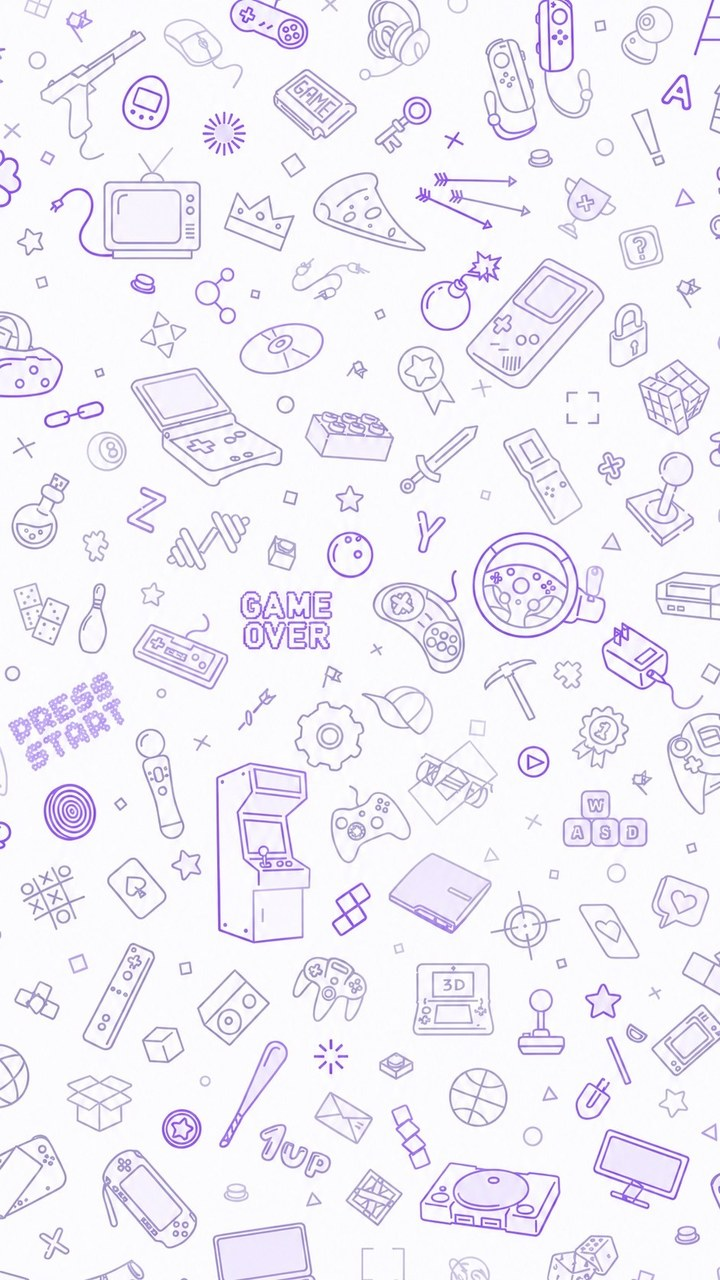
#> input picture resources/chat/chat_bg_light.jpg, 720 x 1280 px
$ python make_wallpaper_pattern.py
#> lines starting #> are read from the running program, lines starting #| are printed output that depends on the picture
#!/usr/bin/env python3
"""cut the doodle pattern of the chat wallpaper out of the light wallpaper picture, as an alpha mask, to resources/chat/chat_pattern.png

usage: tools/make_wallpaper_pattern.py   (needs pillow and numpy: python3 -m venv v && v/bin/pip install pillow numpy)
The light wallpaper (resources/chat/chat_bg_light.jpg) is purple line art on a near white ground. The coverage of a pixel is how far it is from the ground,
so the lines keep their weight and the ground becomes empty; the app fills the mask with the ink color of the wallpaper it draws, over any ground color.
"""
import os

import numpy as np
from PIL import Image

ROOT = os.path.normpath(os.path.join(os.path.dirname(os.path.abspath(__file__)), ".."))
SOURCE = os.path.join(ROOT, "resources", "chat", "chat_bg_light.jpg")
TARGET = os.path.join(ROOT, "resources", "chat", "chat_pattern.png")
# the ground of the picture is at most this far from white, and the darkest line this far from it
GROUND = 0.965
SPAN = 0.50


def main():
    picture = np.asarray(Image.open(SOURCE).convert("L"), dtype=np.float64) / 255.0
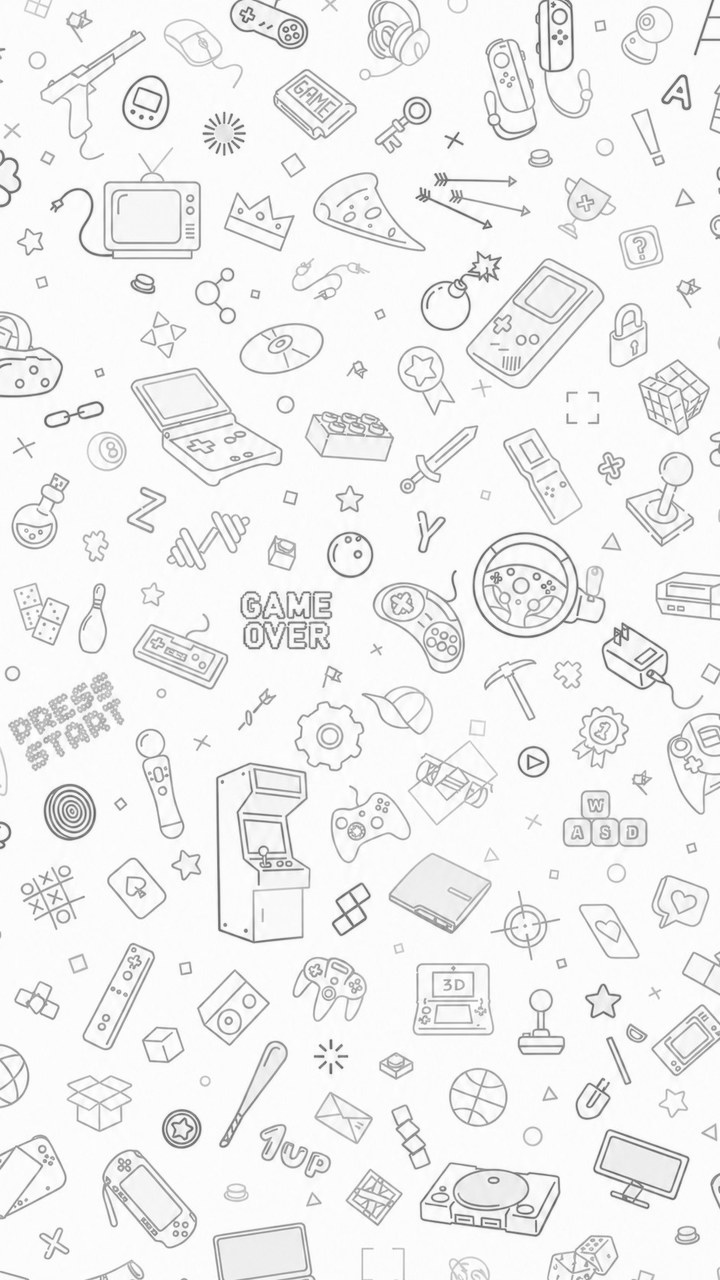
#> picture: shape (1280, 720) float64; min 0.318, max 1, mean 0.944
    coverage = np.clip((GROUND - picture) / SPAN, 0.0, 1.0)
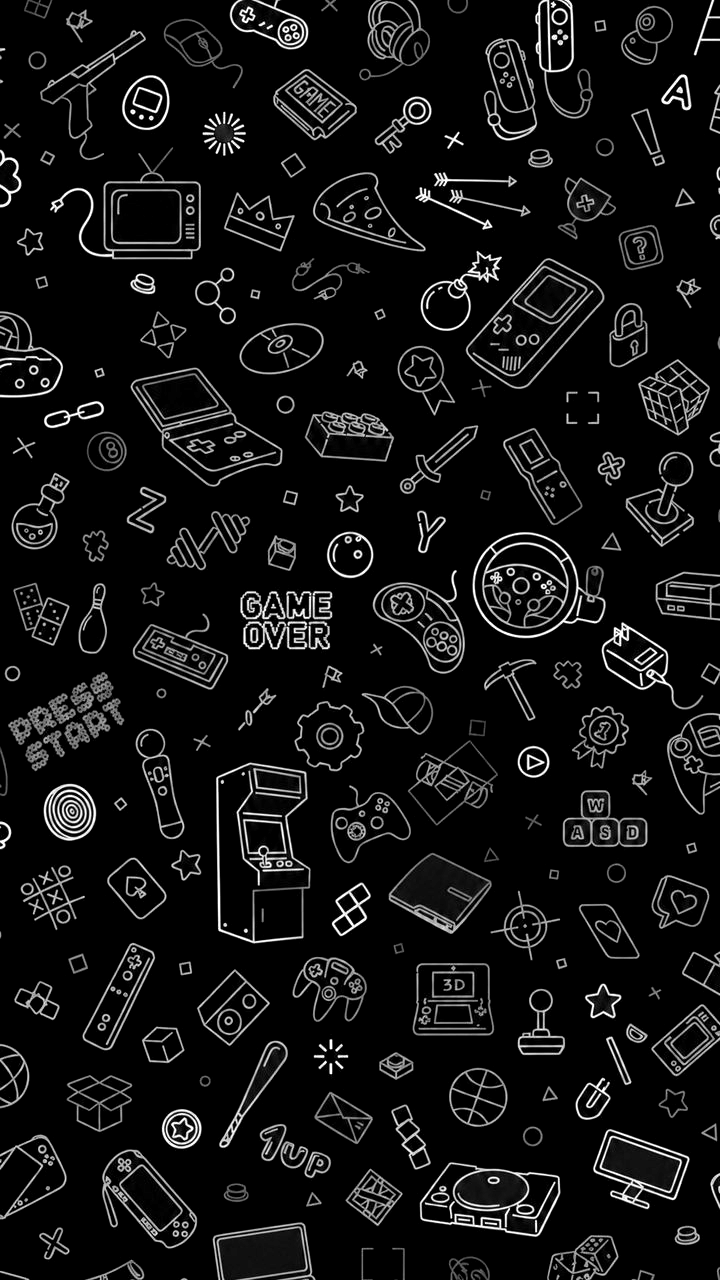
#> coverage: shape (1280, 720) float64; min 0, max 1, mean 0.0752
    alpha = (coverage * 255.0 + 0.5).astype(np.uint8)
    mask = Image.merge("LA", (Image.new("L", alpha.shape[::-1], 0), Image.fromarray(alpha, "L")))
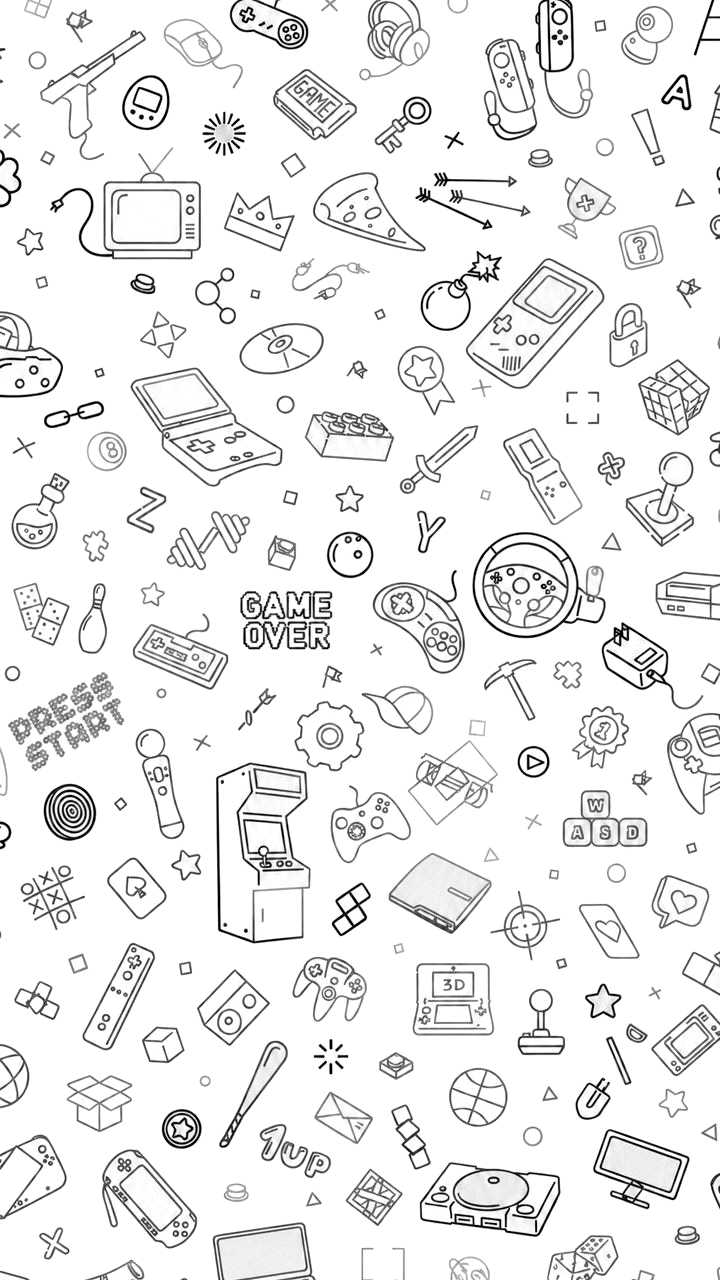
#> mask: PIL image 720x1280 LA; mean R, G, B, A 0, 0, 0, 19.1; transparent parts drawn white
    mask.save(TARGET, optimize=True)
    print(TARGET, mask.size, os.path.getsize(TARGET), "bytes")
#| resources/chat/chat_pattern.png (720, 1280) 326207 bytes


if __name__ == "__main__":
    main()
